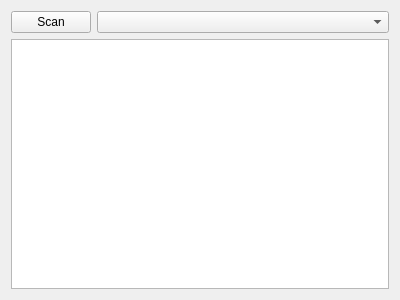
<?xml version="1.0" encoding="UTF-8"?>
<ui version="4.0">
 <class>scan_1d_widget</class>
 <widget class="QWidget" name="scan_1d_widget">
  <property name="geometry">
   <rect>
    <x>0</x>
    <y>0</y>
    <width>400</width>
    <height>300</height>
   </rect>
  </property>
  <property name="windowTitle">
   <string>1D Scan</string>
  </property>
  <layout class="QGridLayout" name="gridLayout" columnstretch="0,1">
   <item row="1" column="0" colspan="2">
    <widget class="PlotWidget" name="scan_plotWidget">
     <property name="sizePolicy">
      <sizepolicy hsizetype="Preferred" vsizetype="Preferred">
       <horstretch>0</horstretch>
       <verstretch>0</verstretch>
      </sizepolicy>
     </property>
     <property name="minimumSize">
      <size>
       <width>100</width>
       <height>100</height>
      </size>
     </property>
    </widget>
   </item>
   <item row="0" column="1">
    <widget class="QComboBox" name="channel_comboBox"/>
   </item>
   <item row="0" column="0">
    <widget class="QPushButton" name="toggle_scan_pushButton">
     <property name="sizePolicy">
      <sizepolicy hsizetype="Preferred" vsizetype="Fixed">
       <horstretch>0</horstretch>
       <verstretch>0</verstretch>
      </sizepolicy>
     </property>
     <property name="text">
      <string>Scan</string>
     </property>
     <property name="icon">
      <iconset>
       <normaloff>../../artwork/icons/qudiTheme/22x22/scan-depth-start.png</normaloff>
       <normalon>../../artwork/icons/qudiTheme/22x22/stop-scan.png</normalon>../../artwork/icons/qudiTheme/22x22/scan-depth-start.png</iconset>
     </property>
     <property name="iconSize">
      <size>
       <width>22</width>
       <height>22</height>
      </size>
     </property>
     <property name="checkable">
      <bool>true</bool>
     </property>
    </widget>
   </item>
  </layout>
 </widget>
 <customwidgets>
  <customwidget>
   <class>PlotWidget</class>
   <extends>QGraphicsView</extends>
   <header>pyqtgraph</header>
  </customwidget>
 </customwidgets>
 <resources/>
 <connections/>
</ui>
